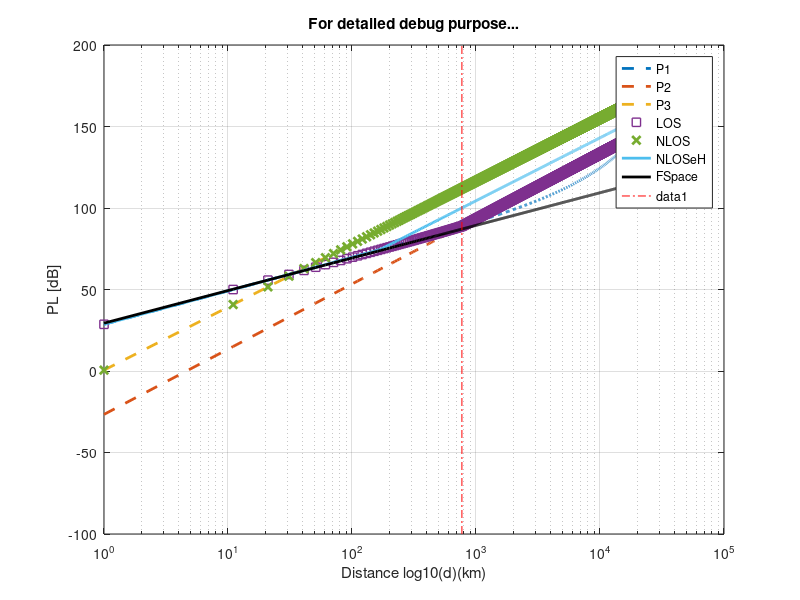
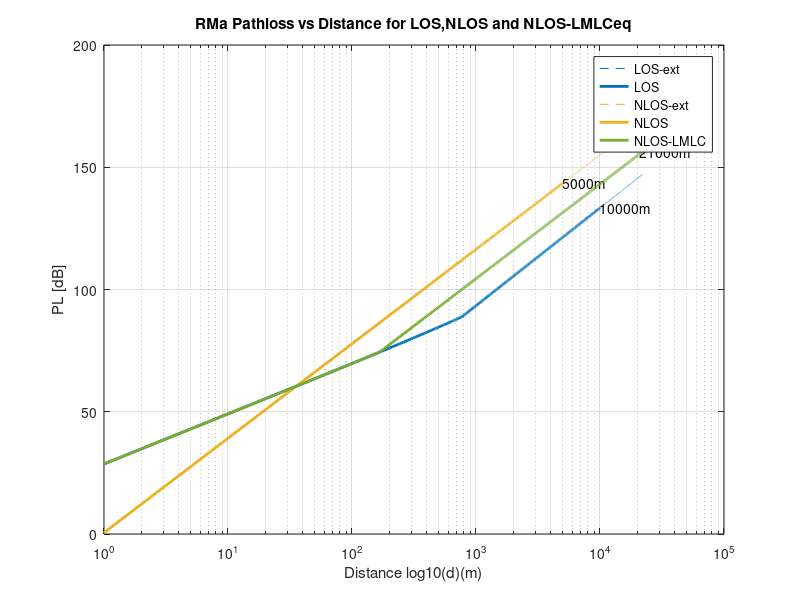

The MATLAB script that drew these images, in order:
clear all
close all

drange=1:10:22000;
fGHz=0.700;
 
%%% Constants
rmaH=5; % Avg Building heights
hBS=35;
hUT=1.5; % UT height
C=3e8;
dBP=2*pi*hBS*hUT*fGHz*1e9/C;


C1 = min(0.03*(rmaH^ 1.72), 10);
C2 = min(0.044*(rmaH^ 1.72), 14.77);
C3 = 0.002 * log10(rmaH);
W=20;
%%% nlos constansts
C4=161.04-7.1*log10(W)+7.5*log10(rmaH);
C5=-(24.37-3.7*(rmaH/hBS)^2)*log10(hBS);
C6=(43.42-3.1*log10(hBS));
C7=20*log10(fGHz)-(3.2*(log10(11.75*hUT)^2)-4.97);

%%% Evalate P1
indx=1;
P1=[];
P2=[];
LOS=[];
NLOS=[];
NLOSeH=[];
NLOSeS=[];
NLOSeHS=[];
FS=[];
P1BP=20*log10(40*pi*dBP*fGHz/3)+C1*log10(dBP)-C2+C3*dBP;
for d=drange
    FS(indx)= 20*log10(d) + 20*log10(fGHz)+32.45;
    P1(indx)=20*log10(40*pi*d*fGHz/3)+C1*log10(d)-C2+C3*d;
    
    P2(indx)=P1BP+40*log10(d/dBP);
    
    P3(indx)=C4+C5+C6*(log10(d)-3)+C7;
    
    if d<dBP
        LOS(indx)=P1(indx);
    else
        LOS(indx)=P2(indx);
    end
    
    % NLOS(indx)=max(LOS(indx),P3(indx));  % As per Channel Model B
    NLOS(indx)=P3(indx);  % As per Channel Model A
    NLOSeH(indx)=max(LOS(indx),P3(indx)-12);
 NLOSeS(indx)=max(LOS(indx),P3(indx))-12;
   if d<dBP
       NLOSeHS(indx)=NLOS(indx);
    end
 
    indx=indx+1;
end
bpline=[dBP,-100;dBP,200];

figure;
olddrange=drange;
% drange=log10(drange/1000);

semilogx(drange ,P1,'LineStyle','--','LineWidth',2)  % d Normalized to 1km
hold all
semilogx(drange,P2,'LineStyle','--','LineWidth',2)  % d Normalized to 1km
semilogx(drange ,P3,'LineStyle','--','LineWidth',2)  % d Normalized to 1km

semilogx(drange ,LOS,'s','LineWidth',1)  % d Normalized to 1km
semilogx(drange ,NLOS,'x','LineWidth',2)  % d Normalized to 1km
semilogx(drange ,NLOSeH,'LineWidth',2)  % d Normalized to 1km
semilogx(drange ,FS,'k','LineWidth',2);
grid on;


legend('P1','P2','P3','LOS','NLOS','NLOSeH','FSpace');
h=line(bpline(:,1),bpline(:,2));
set(h,'Color',[1,0,0])
set(h,'LineStyle','-.');
ylabel('PL [dB]')
title('For detailed debug purpose...')
xlabel('Distance log10(d)(km)')



figure;
dlosMax=10000;
dnlosMax=5000;
dnloslmlcMax=21000;
bpline=[dBP,-100;dBP,200];
drangelos=drange(drange<=10000);
K=length(drangelos);


%%% PLOT LOS
h=semilogx(drange ,LOS,'--')  % d Normalized to 1km
c=get(h,'Color');

hold all
h=semilogx(drangelos ,LOS(1:K),'-')  % d Normalized to 1km
set(h,'Color',c)
set(h,'LineWidth',2)

text(dlosMax,max(LOS(1,K)),'10000m')

%%% PLOT NLOS
drangenlos=drange(drange<=5000);
K=length(drangenlos);
text(dnlosMax,max(NLOS(1,K)),'5000m')
h=semilogx(drange,NLOS,'--')  % d Normalized to 1km
c=get(h,'Color');
h=semilogx(drangenlos ,NLOS(1:K))  % d Normalized to 1km
set(h,'Color',c);
set(h,'LineWidth',2)

text(dnloslmlcMax,max(NLOSeH),'21000m')
h=semilogx(drange ,NLOSeH)  % d Normalized to 1km
set(h,'LineWidth',2)
grid on
ylabel('PL [dB]')
xlabel('Distance log10(d)(m)')
legend ('LOS-ext', 'LOS','NLOS-ext','NLOS','NLOS-LMLC','Location','best');
title('RMa Pathloss vs Distance for LOS,NLOS and NLOS-LMLCeq')
